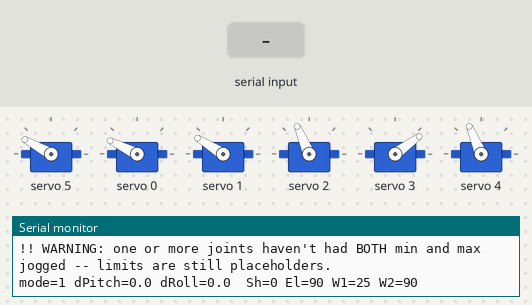
Recording of a sketch running on a simulated Arduino Uno, built with avr-gcc and run on an emulated ATmega328P. Parts: 6 × servo, the last lines printed to the serial monitor. Inputs (shaded band) come from the test bench.

Above: at 2.3 s.
2.4 s: "<1>" received over Serial
At 2.9 s:
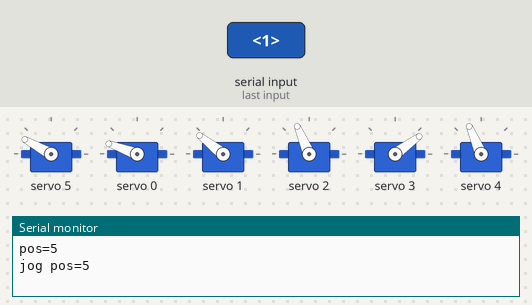
4.0 s: byte 62 ('>') received over Serial
At 5.2 s:
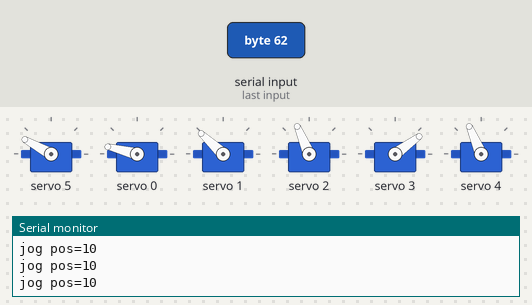
5.5 s: byte 110 ('n') received over Serial
7.0 s: byte 120 ('x') received over Serial
8.5 s: byte 113 ('q') received over Serial
11.5 s: "<3>" received over Serial
At 12.0 s:
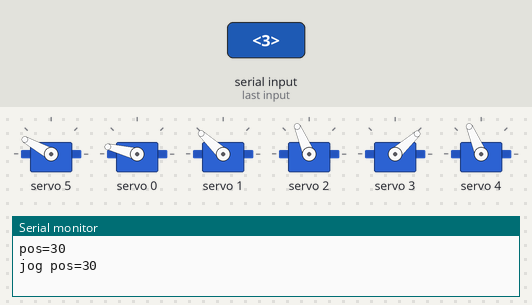
Timing chart, 0 to 14.0 s (numbered marks = the images above; inputs shaded):
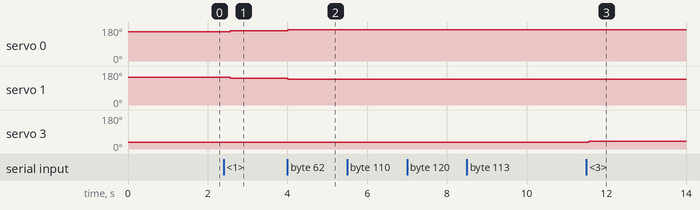

Measured:
- after the input at 2.4 s, servo 0: 154° → 160° after 0.16 s; servo 1: 148° → 142° after 0.17 s
- after the input at 4.0 s, servo 0: 160° → 166° at once; servo 1: 142° → 137° at once
- after the input at 11.5 s, servo 3: 36° → 42° after 0.05 s

The sketch:

trigger_cycle_slave.ino
```cpp
/******************************************************************************
  Trigger-Cycle Slave (arm side) -- velocity/joystick control, 3 modes.

  Receives "mode,deltaPitch,deltaRoll" from the trigger-cycle glove master.
  Mode 1: deltaPitch drives Shoulder. Roll unused.
  Mode 2: deltaPitch drives Elbow. Roll unused (Elbow only -- wrist is NOT
          touched in this mode).
  Mode 3: deltaPitch drives Wrist1 (wrist-pitch), deltaRoll drives Wrist2
          (wrist-roll). This is the only mode that uses both joints.

  VELOCITY CONTROL, NOT ABSOLUTE ANGLE: bigger tilt = faster movement, not
  "angle X = position X." A joint's target only changes while a fresh
  packet arrives AND the relevant delta is outside the deadzone. No new
  packet = no more movement, automatically -- if the Bluetooth link drops,
  the arm just stops where it is instead of running away. This is the
  actual safety property that makes velocity control OK to use here.

  No hold-and-mark calibration needed -- deadzone/speed bands are fixed
  constants (tune DEADZONE_DEG / ZONE_*_MAX / SPEED_* below). What you
  DO still need is jog mode, to find each joint's real safe mechanical
  limits (this hasn't changed -- servos can still be driven past a real
  limit if you don't set jointMin/Max correctly).

  A joint only counts as "jogged" once BOTH its min AND max have actually
  been set with 'n'/'x' at some point (can be different sessions). Just
  entering jog mode and pressing 'q' without setting either one does NOT
  clear the "still placeholder" warning -- previously it incorrectly did.

  ============================================================================
  WORKFLOW:
  ============================================================================
    1. Flash this. Open Serial Monitor @ 9600.
    2. Jog each joint to find its true limits:
         '1' = jog Shoulder, '2' = jog Elbow, '3' = jog Wrist1, '4' = jog Wrist2
         '+'/'-' nudge 1, '>'/'<' nudge 5, 'n' mark MIN, 'x' mark MAX, 'q' exit
    3. That's it -- no separate calibration step. Send '?' any time for status.
    4. On the glove: tap the trigger to cycle Mode 1 -> 2 -> 3 -> 1...
******************************************************************************/

#include <Wire.h>
#include <SoftwareSerial.h>
#include <Adafruit_PWMServoDriver.h>

Adafruit_PWMServoDriver pca = Adafruit_PWMServoDriver(0x40);
SoftwareSerial BT(10, 11); // RX, TX -- from glove master board

#define SERVOMIN 125
#define SERVOMAX 575
#define SERVO_FREQ 50

// ---- Channel assignment (fixed wiring, don't change) ----
const int CH_SHOULDER_L = 0;
const int CH_SHOULDER_R = 1;
const int CH_ELBOW      = 2;
const int CH_WRIST1     = 3;
const int CH_WRIST2     = 4;
const int CH_GRIPPER    = 5;

const int L_CENTER = 125;
const int R_CENTER = 120;
const int gripper_center = 122;

// ---- Starting positions for the four joints under live control ----
const int shoulderStartCenter = 0;   // delta
const int elbowStartCenter    = 90;  // degrees
const int wrist1StartCenter   = 25;  // degrees
const int wrist2StartCenter   = 90;  // degrees

// ---- Shoulder & Elbow: CONFIRMED via jog mode on <fill in your test date>.
// Baked in so you don't have to re-jog every session. ----
int jointMinShoulder = -50, jointMaxShoulder = 20;
int jointMinElbow    = 0,   jointMaxElbow    = 120;

// ---- Wrist1 & Wrist2: NOT actually jogged yet -- the values used during
// testing were random placeholders, not real mechanical limits. Left as
// the narrow safe-default range on purpose. Jog these before trusting them,
// or the warning below will keep reminding you every ~500ms. ----
int jointMinWrist1   = wrist1StartCenter - 15,   jointMaxWrist1   = wrist1StartCenter + 15;
int jointMinWrist2   = wrist2StartCenter - 15,   jointMaxWrist2   = wrist2StartCenter + 15;

// ---- Tracks whether MIN/MAX have actually been explicitly set via jog ----
// (persists across sessions -- e.g. set MIN today, MAX tomorrow, still counts)
// Shoulder/Elbow marked true here since their real limits are baked in above.
bool minSetShoulder = true,  maxSetShoulder = true;
bool minSetElbow    = true,  maxSetElbow    = true;
bool minSetWrist1   = false, maxSetWrist1   = false;
bool minSetWrist2   = false, maxSetWrist2   = false;

// ---- Deadzone / speed ramp, tune these to taste ----
const float DEADZONE_DEG  = 5.0;  // smaller than this: no movement
const float ZONE_SLOW_MAX = 20.0; // 5-20 deg: slow
const float ZONE_MED_MAX  = 40.0; // 20-40 deg: medium, 40+: fast
const int SPEED_SLOW = 1; // servo-degrees added per packet (~20Hz)
const int SPEED_MED  = 2;
const int SPEED_FAST = 4;

bool INVERT_SHOULDER = false, INVERT_ELBOW = false, INVERT_WRIST1 = false, INVERT_WRIST2 = false;

enum Mode { RUN, JOG };
Mode mode = RUN;

enum JogTarget { JOG_NONE, JOG_SHOULDER, JOG_ELBOW, JOG_WRIST1, JOG_WRIST2 };
JogTarget jogTarget = JOG_NONE;
int jogPos = 0;

const int SLEW_DELAY_MS = 15;
const unsigned long STALE_MS = 500;

int currentPosShoulder = shoulderStartCenter, targetPosShoulder = shoulderStartCenter;
int currentPosElbow    = elbowStartCenter,    targetPosElbow    = elbowStartCenter;
int currentPosWrist1   = wrist1StartCenter,   targetPosWrist1   = wrist1StartCenter;
int currentPosWrist2   = wrist2StartCenter,   targetPosWrist2   = wrist2StartCenter;

unsigned long lastPacketTime = 0;
unsigned long lastPrint = 0;
int lastMode = 1;
float lastDeltaPitch = 0, lastDeltaRoll = 0;

int degToPulse(int deg) {
  return map(deg, 0, 180, SERVOMIN, SERVOMAX);
}

void writeShoulder(int delta) {
  delta = constrain(delta, -90, 90);
  int lPos = constrain(L_CENTER + delta, 0, 180);
  int rPos = constrain(R_CENTER - delta, 0, 180);
  pca.setPWM(CH_SHOULDER_L, 0, degToPulse(lPos));
  pca.setPWM(CH_SHOULDER_R, 0, degToPulse(rPos));
}
void writeElbow(int deg)  { pca.setPWM(CH_ELBOW,  0, degToPulse(constrain(deg, 0, 180))); }
void writeWrist1(int deg) { pca.setPWM(CH_WRIST1, 0, degToPulse(constrain(deg, 0, 180))); }
void writeWrist2(int deg) { pca.setPWM(CH_WRIST2, 0, degToPulse(constrain(deg, 0, 180))); }

void parkOtherJoints() {
  pca.setPWM(CH_GRIPPER, 0, degToPulse(gripper_center));
}

// Parses "mode,deltaPitch,deltaRoll"
bool parsePacket(String line, int &m, float &dPitch, float &dRoll) {
  int i1 = line.indexOf(',');
  if (i1 <= 0) return false;
  int i2 = line.indexOf(',', i1 + 1);
  if (i2 <= 0) return false;

  m = line.substring(0, i1).toInt();
  dPitch = line.substring(i1 + 1, i2).toFloat();
  dRoll  = line.substring(i2 + 1).toFloat();
  return true;
}

// Deadzone-ramped velocity: bigger delta = bigger step, closer to zero = no step.
int applyVelocity(float delta, int currentTarget, int jointMin, int jointMax, bool invert) {
  float ad = fabs(delta);
  if (ad < DEADZONE_DEG) return currentTarget; // inside deadzone, no change

  int dir = (delta < 0) ? -1 : 1;
  if (invert) dir = -dir;

  int speed;
  if (ad < ZONE_SLOW_MAX) speed = SPEED_SLOW;
  else if (ad < ZONE_MED_MAX) speed = SPEED_MED;
  else speed = SPEED_FAST;

  return constrain(currentTarget + dir * speed, jointMin, jointMax);
}

bool jointFullyJogged(bool minSet, bool maxSet) {
  return minSet && maxSet;
}

void printStatus() {
  Serial.println(F("---- STATUS ----"));
  Serial.print(F("Mode (last received): ")); Serial.println(lastMode);
  Serial.print(F("Shoulder: min=")); Serial.print(jointMinShoulder);
  Serial.print(F(" max=")); Serial.print(jointMaxShoulder);
  Serial.print(F(" jogged=")); Serial.println(jointFullyJogged(minSetShoulder, maxSetShoulder) ? F("true") : F("false (PLACEHOLDER)"));
  Serial.print(F("Elbow:    min=")); Serial.print(jointMinElbow);
  Serial.print(F(" max=")); Serial.print(jointMaxElbow);
  Serial.print(F(" jogged=")); Serial.println(jointFullyJogged(minSetElbow, maxSetElbow) ? F("true") : F("false (PLACEHOLDER)"));
  Serial.print(F("Wrist1:   min=")); Serial.print(jointMinWrist1);
  Serial.print(F(" max=")); Serial.print(jointMaxWrist1);
  Serial.print(F(" jogged=")); Serial.println(jointFullyJogged(minSetWrist1, maxSetWrist1) ? F("true") : F("false (PLACEHOLDER)"));
  Serial.print(F("Wrist2:   min=")); Serial.print(jointMinWrist2);
  Serial.print(F(" max=")); Serial.print(jointMaxWrist2);
  Serial.print(F(" jogged=")); Serial.println(jointFullyJogged(minSetWrist2, maxSetWrist2) ? F("true") : F("false (PLACEHOLDER)"));
  Serial.println(F("----------------"));
}

void printJogHelp() {
  Serial.print(F(">> JOG MODE ("));
  switch (jogTarget) {
    case JOG_SHOULDER: Serial.print(F("Shoulder")); break;
    case JOG_ELBOW:     Serial.print(F("Elbow")); break;
    case JOG_WRIST1:    Serial.print(F("Wrist1")); break;
    case JOG_WRIST2:    Serial.print(F("Wrist2")); break;
    default: break;
  }
  Serial.println(F("). '+'/'-' = nudge 1, '>'/'<' = nudge 5, 'n' = mark MIN, 'x' = mark MAX, 'q' = exit"));
}

void enterJog(JogTarget t, int startPos) {
  mode = JOG;
  jogTarget = t;
  jogPos = startPos;
  printJogHelp();
}

void setup() {
  Serial.begin(9600);
  BT.begin(9600);
  delay(500);

  Wire.begin();
  pca.begin();
  pca.setPWMFreq(SERVO_FREQ);
  delay(10);

  parkOtherJoints();
  writeShoulder(currentPosShoulder);
  writeElbow(currentPosElbow);
  writeWrist1(currentPosWrist1);
  writeWrist2(currentPosWrist2);
  delay(300);

  Serial.println(F("=== Trigger-Cycle Arm Control ==="));
  Serial.println(F("Commands: 1/2/3/4 = jog Shoulder/Elbow/Wrist1/Wrist2, ?=status"));
  printStatus();
}

void loop() {
  // ---- Serial command handling ----
  if (Serial.available() > 0) {
    char cmd = Serial.read();

    if (mode == RUN) {
      if (cmd == '1') enterJog(JOG_SHOULDER, currentPosShoulder);
      else if (cmd == '2') enterJog(JOG_ELBOW, currentPosElbow);
      else if (cmd == '3') enterJog(JOG_WRIST1, currentPosWrist1);
      else if (cmd == '4') enterJog(JOG_WRIST2, currentPosWrist2);
      else if (cmd == '?') printStatus();
    }
    else if (mode == JOG) {
      int *jMin, *jMax;
      bool *minSetFlag, *maxSetFlag;
      switch (jogTarget) {
        case JOG_SHOULDER: jMin = &jointMinShoulder; jMax = &jointMaxShoulder; minSetFlag = &minSetShoulder; maxSetFlag = &maxSetShoulder; break;
        case JOG_ELBOW:     jMin = &jointMinElbow;     jMax = &jointMaxElbow;     minSetFlag = &minSetElbow;     maxSetFlag = &maxSetElbow;     break;
        case JOG_WRIST1:    jMin = &jointMinWrist1;    jMax = &jointMaxWrist1;    minSetFlag = &minSetWrist1;    maxSetFlag = &maxSetWrist1;    break;
        default:            jMin = &jointMinWrist2;    jMax = &jointMaxWrist2;    minSetFlag = &minSetWrist2;    maxSetFlag = &maxSetWrist2;    break;
      }

      if (cmd == '+') jogPos++;
      else if (cmd == '-') jogPos--;
      else if (cmd == '>') jogPos += 5;
      else if (cmd == '<') jogPos -= 5;
      else if (cmd == 'n') { *jMin = jogPos; *minSetFlag = true; Serial.print(F(">> MIN set to ")); Serial.println(*jMin); }
      else if (cmd == 'x') { *jMax = jogPos; *maxSetFlag = true; Serial.print(F(">> MAX set to ")); Serial.println(*jMax); }
      else if (cmd == 'q') {
        if (*jMin > *jMax) { int t = *jMin; *jMin = *jMax; *jMax = t; }
        switch (jogTarget) {
          case JOG_SHOULDER: currentPosShoulder = jogPos; targetPosShoulder = jogPos; break;
          case JOG_ELBOW:     currentPosElbow = jogPos;     targetPosElbow = jogPos;     break;
          case JOG_WRIST1:    currentPosWrist1 = jogPos;    targetPosWrist1 = jogPos;    break;
          default:            currentPosWrist2 = jogPos;    targetPosWrist2 = jogPos;    break;
        }
        if (!(*minSetFlag) || !(*maxSetFlag)) {
          Serial.println(F(">> NOTE: MIN and/or MAX was never marked this session (or ever) -- limits may still be placeholders."));
        }
        Serial.print(F(">> JOG DONE. MIN=")); Serial.print(*jMin);
        Serial.print(F(" MAX=")); Serial.println(*jMax);
        mode = RUN;
        jogTarget = JOG_NONE;
      }
      else if (cmd == '?') printStatus();

      if (cmd == '+' || cmd == '-' || cmd == '>' || cmd == '<') {
        switch (jogTarget) {
          case JOG_SHOULDER: writeShoulder(jogPos); break;
          case JOG_ELBOW:     writeElbow(jogPos);     break;
          case JOG_WRIST1:    writeWrist1(jogPos);    break;
          default:            writeWrist2(jogPos);    break;
        }
        Serial.print(F("pos=")); Serial.println(jogPos);
      }
    }
  }

  // ---- Read Bluetooth packets ----
  if (BT.available()) {
    String line = BT.readStringUntil('\n');
    line.trim();

    int pMode; float dPitch, dRoll;
    if (parsePacket(line, pMode, dPitch, dRoll)) {
      lastPacketTime = millis();
      lastMode = pMode;
      lastDeltaPitch = dPitch;
      lastDeltaRoll = dRoll;

      if (mode == RUN) {
        if (pMode == 1) {
          targetPosShoulder = applyVelocity(dPitch, targetPosShoulder, jointMinShoulder, jointMaxShoulder, INVERT_SHOULDER);
        } else if (pMode == 2) {
          targetPosElbow  = applyVelocity(dPitch, targetPosElbow,  jointMinElbow,  jointMaxElbow,  INVERT_ELBOW);
          // roll is unused in Mode 2 on purpose -- Elbow only
        } else if (pMode == 3) {
          targetPosWrist1 = applyVelocity(dPitch, targetPosWrist1, jointMinWrist1, jointMaxWrist1, INVERT_WRIST1);
          targetPosWrist2 = applyVelocity(dRoll,  targetPosWrist2, jointMinWrist2, jointMaxWrist2, INVERT_WRIST2);
        }
      }
    }
  }

  // ---- JOG mode: skip normal easing ----
  if (mode == JOG) {
    if (millis() - lastPrint > 300) {
      Serial.print(F("jog pos=")); Serial.println(jogPos);
      lastPrint = millis();
    }
    return;
  }

  // ---- RUN mode: ease all four joints toward target, 1 unit per loop each ----
  bool linkStale = (millis() - lastPacketTime > STALE_MS) && (lastPacketTime != 0);
  bool moved = false;
  if (!linkStale) {
    if (currentPosShoulder != targetPosShoulder) { currentPosShoulder += (currentPosShoulder < targetPosShoulder) ? 1 : -1; moved = true; }
    if (currentPosElbow    != targetPosElbow)    { currentPosElbow    += (currentPosElbow    < targetPosElbow)    ? 1 : -1; moved = true; }
    if (currentPosWrist1   != targetPosWrist1)   { currentPosWrist1   += (currentPosWrist1   < targetPosWrist1)   ? 1 : -1; moved = true; }
    if (currentPosWrist2   != targetPosWrist2)   { currentPosWrist2   += (currentPosWrist2   < targetPosWrist2)   ? 1 : -1; moved = true; }
  }
  if (moved) {
    writeShoulder(currentPosShoulder);
    writeElbow(currentPosElbow);
    writeWrist1(currentPosWrist1);
    writeWrist2(currentPosWrist2);
    delay(SLEW_DELAY_MS);
  }

  if (millis() - lastPrint > 500) {
    if (!jointFullyJogged(minSetShoulder, maxSetShoulder) || !jointFullyJogged(minSetElbow, maxSetElbow) ||
        !jointFullyJogged(minSetWrist1, maxSetWrist1) || !jointFullyJogged(minSetWrist2, maxSetWrist2)) {
      Serial.println(F("!! WARNING: one or more joints haven't had BOTH min and max jogged -- limits are still placeholders."));
    }
    Serial.print(F("mode=")); Serial.print(lastMode);
    Serial.print(F(" dPitch=")); Serial.print(lastDeltaPitch, 1);
    Serial.print(F(" dRoll=")); Serial.print(lastDeltaRoll, 1);
    Serial.print(F("  Sh=")); Serial.print(currentPosShoulder);
    Serial.print(F(" El=")); Serial.print(currentPosElbow);
    Serial.print(F(" W1=")); Serial.print(currentPosWrist1);
    Serial.print(F(" W2=")); Serial.print(currentPosWrist2);
    Serial.println(linkStale ? F("  [LINK STALE]") : F(""));
    lastPrint = millis();
  }
}
```
